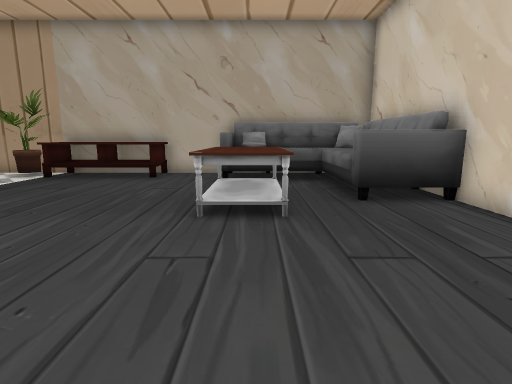
View 1 (above)

17 first-person views from a walk through a scene from a Unity 3-D project. The camera is 1.4 m above the floor, tilts 10° down and sees 80° across. The floor is counted in squares, 1 m on a side. Each view is taken from the middle of a square. On the plan, view 1 faces up. The plan holds only what a view shows up to about 14 squares ahead; the rest is blank. The player is left out. Some animated figures are not drawn. Door leaves are left out, so doorways stand open.

View 2
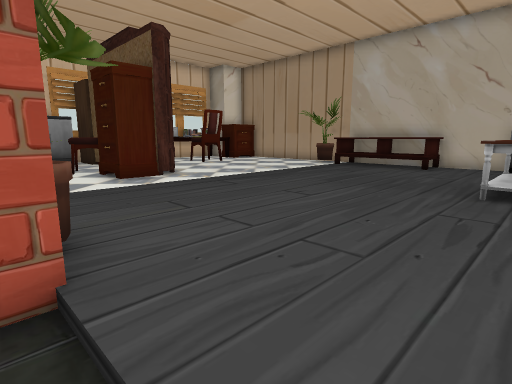

View 3
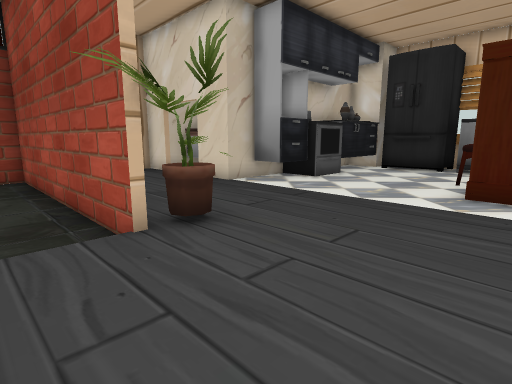

View 4
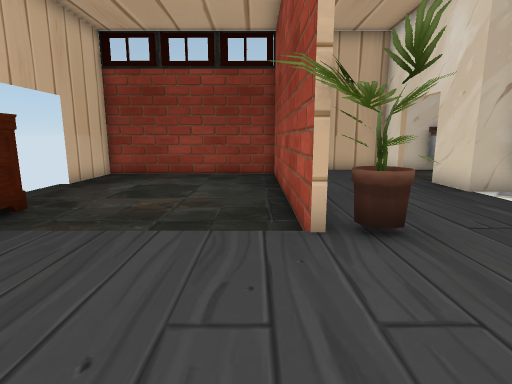

View 5
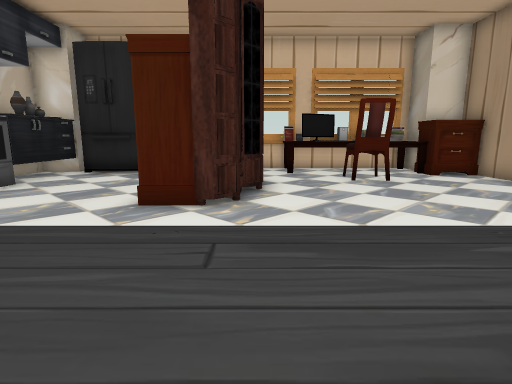

View 6
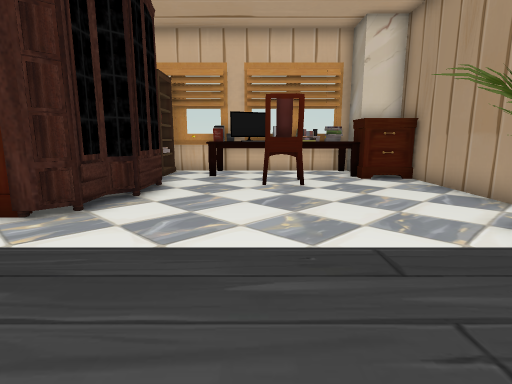

View 7
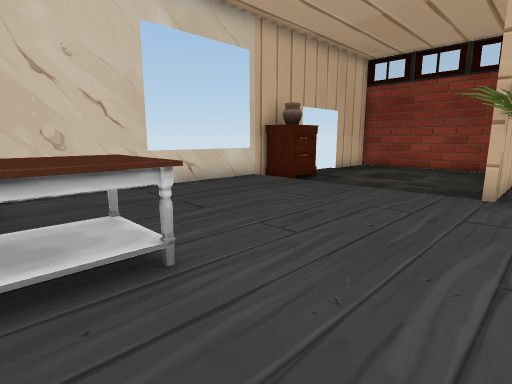

View 8
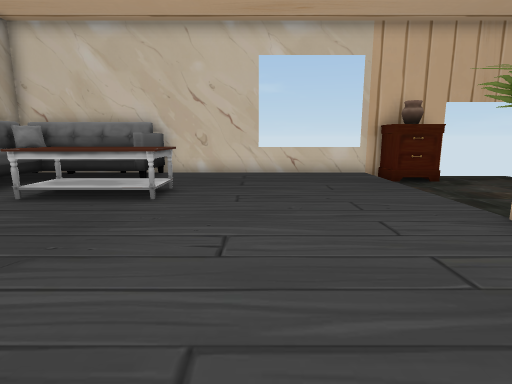

View 9
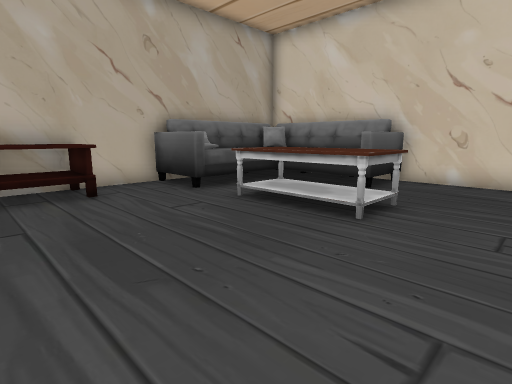

View 10
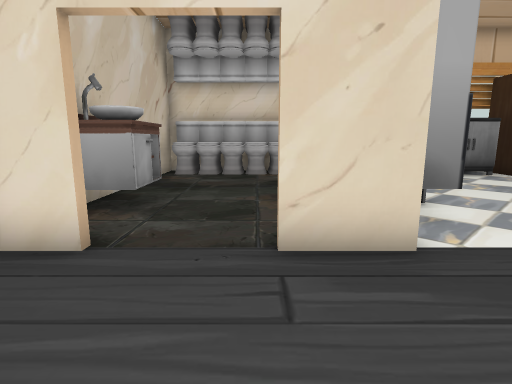

View 11
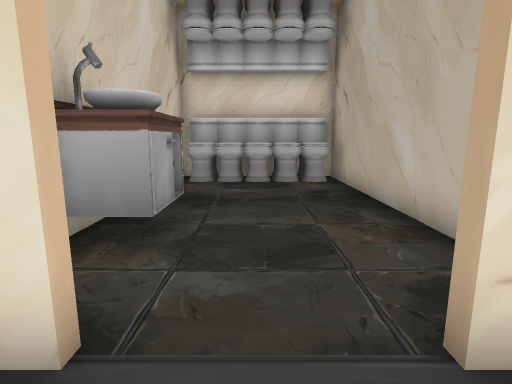

View 12
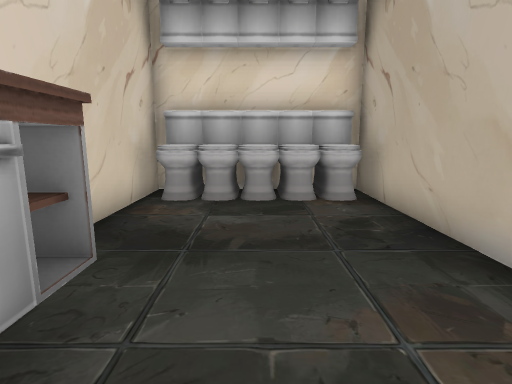

View 13
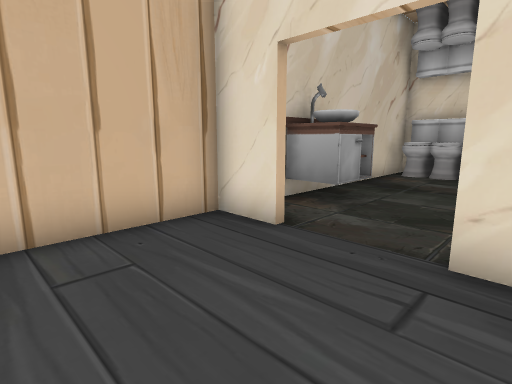

View 14
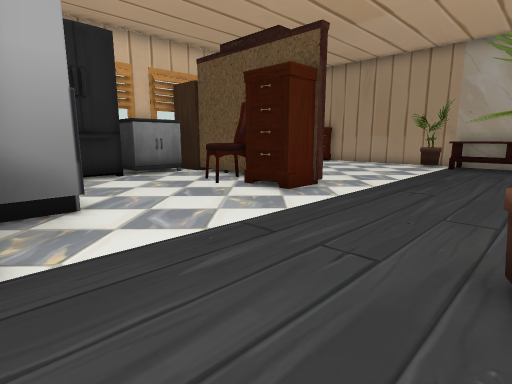

View 15
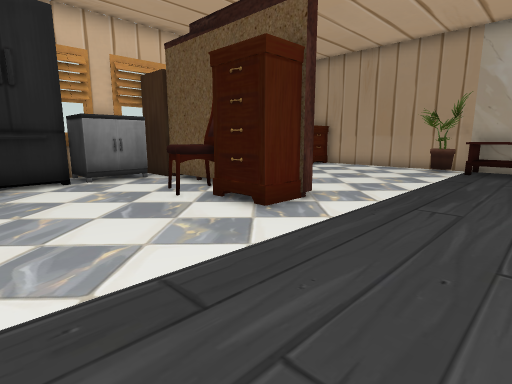

View 16
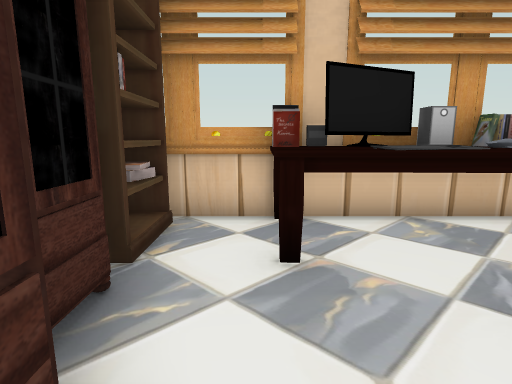

View 17
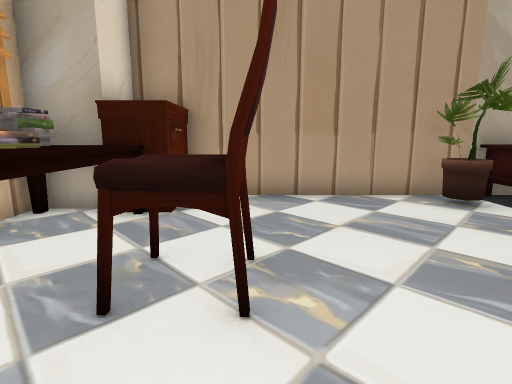

### Floor plan
Key: @ floor where view 1 was taken; # wall or solid block; . main floor; - floor 0.25 m lower than the main floor; D open door; O other object.
Columns run from 18 left of view 1 to 5 right of it. Each row starts with its distance up from view 1.
 13    ###############
 12    O.....OOOOOO..OOOOOO
 11 ###O.....OOOOOO..OOOO
 10 #OOO.............OOOOO
  9 #OOO.............OO.O O
  8 #OOOOO...........OOOO OO
  7 #OOOOO...........OOOOOO#
  6 #O O.............OOO...#
  5 #OO..............OO....#
  4 ##..OOOOO..............#
  3 ##OOOOOOOO.............#
  2   O...OO##.............#
  1  OO..OO................#
  0 ##O...............@....#
 -1  ##O.........OO........#
 -2   #O..........OO-----OO#
 -3   #OO.OO.......#-----O
 -4   #OOOOOOO.....#------O
 -5 ###########....#------DD
 -6 #OO.......#....#------DD
 -7 #OO.......D....#------DD
 -8 #OO.......D....#-------#
 -9 #OO....OO.D....#-------#
-10 #OO....OO.#....#-------#
-11 #####  #################

Positions as (right, up) in squares from view 1, and headings:
1: (0, 0), facing up
2: (0, -2), facing up-left
3: (-1, 3), facing down-left
4: (-2, 3), facing down
5: (-3, 4), facing left
6: (-4, 7), facing left
7: (-4, 7), facing down-right
8: (-8, 3), facing right
9: (-6, 3), facing up-right
10: (-4, -7), facing left
11: (-6, -8), facing left
12: (-9, -8), facing left
13: (-4, -6), facing down-left
14: (-4, -5), facing up-left
15: (-5, -3), facing up-left
16: (-12, 5), facing left
17: (-13, 5), facing up
